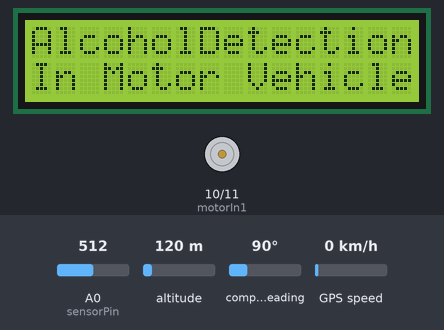
A sketch run on a simulated Arduino Uno, built with avr-gcc and run on an emulated ATmega328P. Shown: 16×2 character LCD, motor-driver pin pairs drawn as motors (green arrow = first pin HIGH = forward, orange = second pin HIGH = backward, longer = more drive, scaled by the enable pin). The test bench sets the inputs (shaded band); at power-on: A0 (sensorPin) = 512, altitude 120 m, compass heading 90°, GPS speed 0 km/h. The GPS gets a fix after 3 s at 37.7749, -122.4194 with 8 satellites; the modem accepts every AT command (registered, SIM ready, sends succeed) and sends nothing else; what the sketch prints to the serial monitor is not drawn.

Above: at 3.2 s.
At 11.3 s:
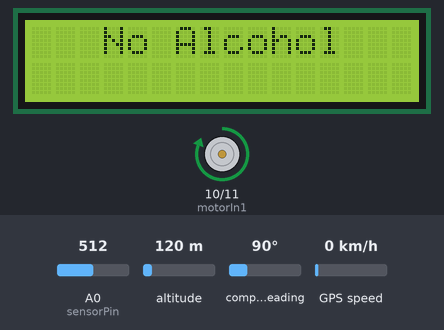
11.4 s: A0 (sensorPin) set to 788
13.5 s: A0 (sensorPin) set to 816
At 15.6 s:
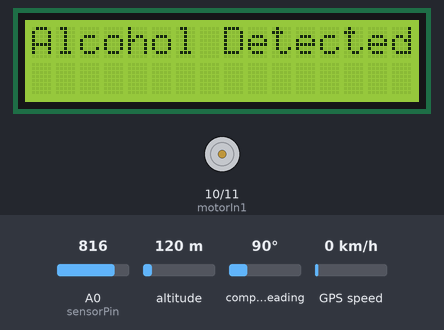
At 19.7 s:
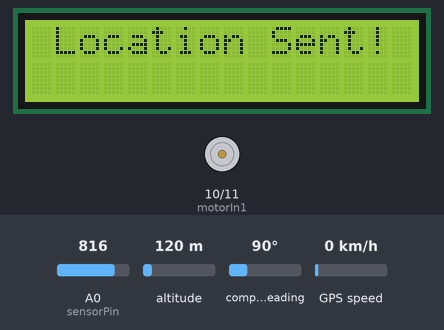
Timing chart, 0 to 21.2 s (numbered marks = the images above; inputs shaded):
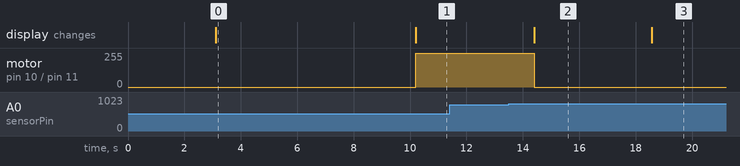

The sketch:

Final_code.ino
```cpp
#include <Wire.h>
#include <LiquidCrystal_I2C.h>
#include <SoftwareSerial.h>
#include <TinyGPS++.h>

// MQ-3 sensor
int sensorPin = A0;
int sensorValue = 0;
int threshold = 800;

// Motor control pins
int motorIn1 = 10;
int motorIn2 = 11;
int motorPWM = 9; // control the speed

// Initializing the LCD object with the I2C address and size
LiquidCrystal_I2C lcd(0x27, 16, 2);

// SIM800L and GPS module connections
SoftwareSerial sim800l(2, 3);
SoftwareSerial gpsSerial(4, 5);

// Create TinyGPS++ object for GPS parsing
TinyGPSPlus gps;

// Global variable to track if a message was sent
bool alcoholDetected = false;

void setup() {
    Serial.begin(9600);
    sim800l.begin(9600);  // Initializing gsm
    gpsSerial.begin(9600);  // Initializing gps

    lcd.init(); // Initializing lcd
    lcd.backlight();

    // Initialize motor pins
    pinMode(motorIn1, OUTPUT);
    pinMode(motorIn2, OUTPUT);
    pinMode(motorPWM, OUTPUT);

    // Display initial message on the LCD
    displayAlternatingMessage();

    // Setup GSM
    initializeSIM800L();
}

void loop() {
    // Process GPS data continuously
    while (gpsSerial.available() > 0) {
        gps.encode(gpsSerial.read());
    }

    // Read the sensor value
    sensorValue = analogRead(sensorPin);

    // Print sensor value to the serial monitor
    Serial.print("MQ-3 Sensor Value: ");
    Serial.println(sensorValue);

    // If alcohol is detected, process GPS location and stop the motor
    if (sensorValue > threshold) {
        Serial.println("Alcohol detected!");
        digitalWrite(LED_BUILTIN, HIGH);
        lcd.clear();
        lcd.setCursor(0, 0);
        lcd.print("Alcohol Detected!");

        // Stop the motor
        stopMotor();

        // Send SMS based on GPS fix
        bool gpsFix = processGPSData();
        sendAlcoholDetectedMessage(gpsFix);

        delay(30000); // Delay between readings after detection

    } else {
        // If no alcohol is detected, run the motor
        Serial.println("No alcohol detected.");
        digitalWrite(LED_BUILTIN, LOW);
        lcd.clear();
        lcd.setCursor(3, 0);
        lcd.print("No Alcohol");

        // Run the motor
        runMotor();

        // Reset flag to allow future messages
        alcoholDetected = false;
    }

    delay(1000); // 1-second delay between sensor readings
}

void initializeSIM800L() {
    sim800l.println("AT");
    delay(1000);

    sim800l.println("AT+CMGF=1");
    delay(1000);

    sim800l.println("AT+CSCS=\"GSM\"");
    delay(1000);

    sim800l.println("AT+CNMI=1,2,0,0,0");
    delay(1000);
}

void sendAlcoholDetectedMessage(bool gpsFix) {
    String message;

    if (gpsFix) {
        double latitude = gps.location.lat();
        double longitude = gps.location.lng();

        // Constructing Google Maps link
        String googleMapsLink = "https://maps.google.com/?q=" + String(latitude, 6) + "," + String(longitude, 6);
        message = "Alcohol detected! Location: " + googleMapsLink;
    } else {
        // Send message without GPS location
        message = "Alcohol detected!";
    }

    // Send SMS
    sim800l.println("AT+CMGS=\"+919901678347\"");
    delay(1000);
    sim800l.print(message);
    delay(1000);
    sim800l.write(26);
    delay(1000);

    Serial.println("SMS Sent: " + message);

    // Display "Location Sent" or "Alcohol detected" on the LCD
    lcd.clear();
    lcd.setCursor(1, 0);
    lcd.print(gpsFix ? "Location Sent!" : "Alcohol Detected!");
}

bool processGPSData() {
   bool gpsFix = false;
   unsigned long startMillis = millis();
   unsigned long timeout = 20000;

   while (millis() - startMillis < timeout) {
       while (gpsSerial.available() > 0) {
           gps.encode(gpsSerial.read());

           if (gps.location.isUpdated()) {
               Serial.print("Latitude: ");
               Serial.println(gps.location.lat(), 6);
               Serial.print("Longitude: ");
               Serial.println(gps.location.lng(), 6);
               gpsFix = true;
               break;
           }
       }
       if (gpsFix) break;

       Serial.println("Waiting for GPS fix...");
       delay(100);
   }

   if (!gpsFix) {
       Serial.println("GPS fix not obtained after 20 seconds.");
   }

   return gpsFix;
}

// Function to stop the motor
void stopMotor() {
    digitalWrite(motorIn1, LOW);
    digitalWrite(motorIn2, LOW);
    analogWrite(motorPWM, 0); // Set PWM to 0 to stop the motor
    Serial.println("Motor stopped.");
}

// Function to run the motor
void runMotor() {
    digitalWrite(motorIn1, HIGH);
    digitalWrite(motorIn2, LOW);
    analogWrite(motorPWM, 255); // Full speed
    Serial.println("Motor running.");
}

void displayAlternatingMessage() {
   lcd.clear();
   lcd.setCursor(5, 0);
   lcd.print("Hello!");
   delay(3000);

   lcd.clear();
   lcd.setCursor(0, 0);
   lcd.print("AlcoholDetection");
   lcd.setCursor(0, 1);
   lcd.print("In Motor Vehicle");
   delay(3000);
}
```

Measured:
- the behaviour switches between 800 and 801 on A0 (sensorPin) (found by bisection; images 1 and 2)
- after the input at 11.4 s, every drawn part: stays the same
- after the input at 13.5 s, motor on pin 10 (motorIn1) / pin 11 (motorIn2): forward 255/255 → stopped after 0.90 s; the display: changes after 0.90 s (image 2)
- what the display in image 0 shows lasts 7.1 s, from 3.1 s to 10.2 s
- what the display in image 2 shows lasts 4.2 s, from 14.4 s to 18.6 s
